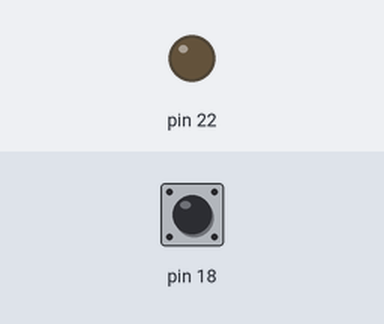
The program below on a simulated Raspberry Pi (header pin numbers). On the bench: output pins drawn as LEDs (lit = HIGH). The test bench sets the inputs (shaded band); at power-on: pin 18 HIGH.

Above: at 1.2 s.
1.3 s: pin 18 pulled LOW for 0.15 s
At 1.8 s:
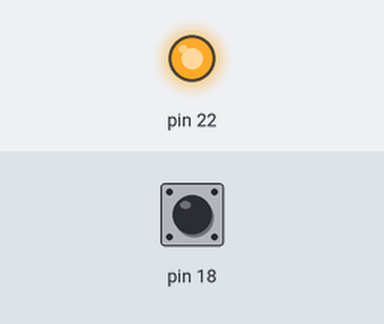
2.9 s: pin 18 pulled LOW for 1 s
At 4.2 s:
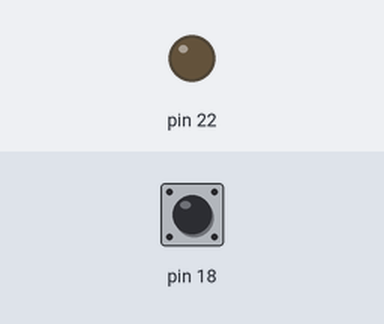
5.4 s: pin 18 pulled LOW for 3.2 s
At 6.1 s:
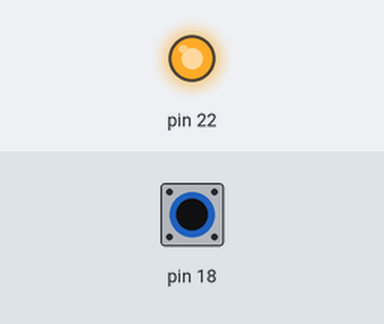
Timing chart, 0 to 8.4 s (numbered marks = the images above; inputs shaded):
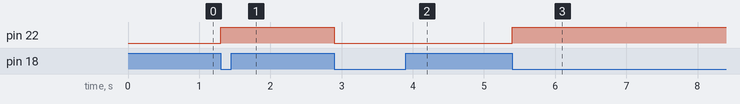

Measured:
- after the input at 1.3 s, pin 22: LOW → HIGH at once
- after the input at 2.9 s, pin 22: HIGH → LOW at once
- after the input at 5.4 s, pin 22: LOW → HIGH at once

The program:

led-switch-toggle.py
```python
import RPi.GPIO as GPIO
import lib.switchtoggle as Toggle
import time

# tell GPIO to use the Pi's board numbering for pins
GPIO.setmode(GPIO.BOARD)

redLedPin = 22
switchPin = 18
toggler = Toggle.SwitchToggler(switchPin, redLedPin)

def loop():
    global toggler
    toggler.toggle()

    return

#loop until keyboard interrupt
try:
    while True:
        loop()
except KeyboardInterrupt:
    pass

GPIO.cleanup()
```

switchtoggle.py
```python
import RPi.GPIO as GPIO

# simple class that toggles the output value of the outputPin (HIGH/LOW)
# by pressing the switch on switchInputPin
#
# to use, instantiate and call the toggle() method in your loop
class SwitchToggler:
    prevSwitchPressed = False
    outputPinOn = False
    def __init__(self, switchInputPin, outputPin):
        self.switchInputPin = switchInputPin
        self.outputPin = outputPin
        GPIO.setup (switchInputPin, GPIO.IN, pull_up_down=GPIO.PUD_UP)
        GPIO.setup(outputPin, GPIO.OUT)

    def toggle(self):
        curSwitchPressed = not GPIO.input(self.switchInputPin)

        # do nothing if switch state has not changed
        if curSwitchPressed == self.prevSwitchPressed:
            return

        self.prevSwitchPressed = curSwitchPressed

        if curSwitchPressed:
            if self.outputPinOn:
                GPIO.output(self.outputPin, GPIO.LOW)
                self.outputPinOn = False
            else:
                GPIO.output(self.outputPin, GPIO.HIGH)
                self.outputPinOn = True

        return
```
